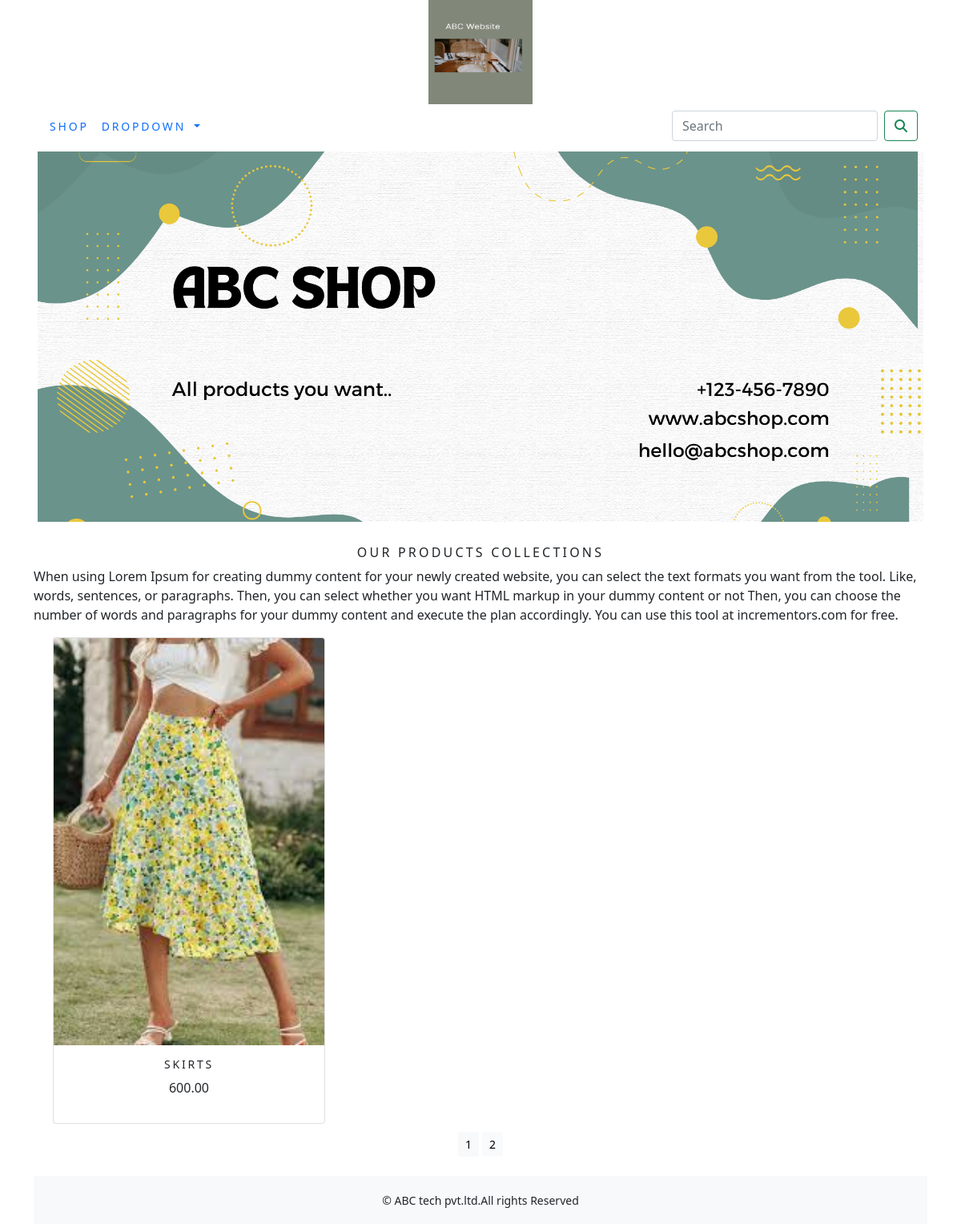
Screenshot of /shop/?page=2 with the database file from the repository.
### shop/models.py (models this page shows, shortened)
class Product(models.Model):
    name = models.CharField(max_length=250, unique=True)
    slug = models.SlugField(max_length=250, unique=True)
    description = models.TextField(blank=True)
    price=models.DecimalField(max_digits=10,decimal_places=2)
    category=models.ForeignKey(Category, on_delete=models.CASCADE)
    image=models.ImageField(upload_to='product',blank=True)
    stock=models.IntegerField()
    available=models.BooleanField(default=True)
    created=models.DateTimeField(auto_now_add=True)
    updated=models.DateTimeField(auto_now=True)
    def get_url(self):
        return reverse('shop:prodCatdetail', args=[self.category.slug,self.slug])
    class Meta:
        ordering = ('name',)
        verbose_name = 'product'
        verbose_name_plural = 'products'

### shop/views.py (the view)
# urls.py: path('', views.allProdCat, name='allProdCat'),
def allProdCat(request,c_slug=None):
    c_page = None
    products_list = None
    if c_slug != None:
        c_page = get_object_or_404(Category, slug=c_slug)
        products_list = Product.objects.all().filter(category=c_page, available=True)
    else:
        products_list = Product.objects.all().filter(available=True)
    paginator = Paginator(products_list, 6)
    try:
        page = int(request.GET.get('page', '1'))
    except:
        page = 1
    try:
        products = paginator.page(page)
    except(EmptyPage,InvalidPage):
        products = paginator.page(paginator.num_pages)
    return render(request,'category.html',{'category':c_page,'products':products})

### cart/context_processors.py (called while the page is built)
def counter(request):
    item_count =0
    if 'admin' in request.path:
        return{}
    else:
        try:
            cart = Cart.objects.filter(cart_id=_cart_id(request))
            cart_items = CartItem.objects.all().filter(cart=cart[:1])
            for cart_item in cart_items:
                item_count += cart_item.quantity
        except Cart.DoesNotExist:
            item_count =0
    return dict(item_count=item_count)

### cart/views.py (called while the page is built)
def _cart_id(request):
    cart = request.session.session_key
    if not cart:
        cart = request.session.create()
    return cart

### shop/context_processors.py (called while the page is built)
def menu_links(request):
    links=Category.objects.all()
    return dict(links=links)

### shop/models.py (called while the page is built)
    def get_url(self):
        return reverse('shop:products_by_category', args=[self.slug])

### template/category.html (shortened to what this page needs)
{% extends 'base.html' %}
{% load static %}
{% block content %}
<div class="mx-auto">
    {% if category %}
    <img class="my_image" src="{{category.image.url}}" alt="{{category.name}}">
</div>
<br>
<div>
    <h1 class="text-center my_title">{{category.name}}</h1>
    <p class="text-justify">{{category.description}}</p>
</div>
{% else %}
<div>
    <img class="my_image my_image_padding" src="{% static 'img/banner.png' %}" alt="our products">
</div>
<br>
<div>
    <h1 class="text-center my_title">Our products collections</h1>
    <p class="text-justify">When using Lorem Ipsum for creating dummy content for your newly created website, you can select the text formats you want from the tool. Like, words, sentences, or paragraphs.
Then, you can select whether you want HTML markup in your dummy content or not
Then, you can choose the number of words and paragraphs for your dummy content and execute the plan accordingly.
You can use this tool at incrementors.com for free.</p>
</div>
{% endif %}
<div class="container">
    <div class="row mx-auto">
    {% for product in products.object_list %}
    <div class="my_bottom_margin col-9 cd-sm-12 col-md-4 xol-lg-4">
        <div class="card text-center" style="min-width:18rem;">
            <a href="{{product.get_url}}"><img class="card-img-top my-image" src="{{product.image.url}}" alt="{{product.name}}"></a>
            <div class="card-body">
                <h4>{{product.name}}</h4>
                <p>{{product.price}}</p>
            </div>
        </div>
    </div>
    {% endfor %}
    </div>
    <div class="mx-auto">
        {% if products.paginator.num_pages > 1 %}
        <div class="text-center">
            {% for pg in products.paginator.page_range %}
            <a href="?page={{pg}}" class="btn btn-light btn-sm {% if products.number == pg %}active{% endif %}">{{pg}}</a>
            {% endfor %}
        </div>
    {% endif %}
    </div>
    <br>
</div>
{% endblock %}

### static/css/custom.css (style rules this page uses)
body { font-family: 'Oswald', sans-serif; }
.my_image { width:100%; height:auto; }
.my_title { font-size:16px; text-transform:uppercase; letter-spacing:.2em; }
.my_image_padding { padding:5px; }
.my_bottom_margin { margin-bottom:10px; }
.card-body h4 { font-size:14px; text-transform:uppercase; letter-spacing:.2em }

### rows the page displays
Product: image (picture), name "SKIRTS", price "600.00"

### other values shown
{{ pg }} "1" "2"
